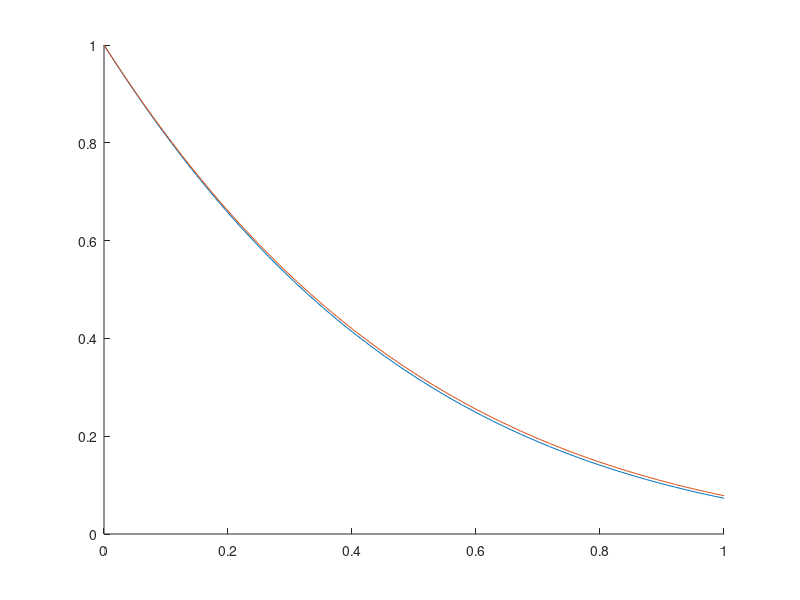

Write MATLAB code to recreate this figure.
% interval = [0, 1]

k = 1/64;
n = ceil(1 / k);

t = linspace(0, 1, n + 1);
x_vec = zeros(2, n + 1);

x_vec_ex = zeros(2, n + 1);
x_vec_ex(1, :) = exp(-2*t) .* cos(t);
x_vec_ex(2, :) = -exp(-2*t) .* sin(t);

x_vec(1, 1) = 1;  % x^0 = 1
x_vec(2, 1) = 0;  % y^0 = 1

mat = [1 + 2*k, -k; k, 1 + 2*k];

for i = 1:n
    x_vec(:, i + 1) = mat \ x_vec(:, i);
end

hold on;
plot(t, x_vec_ex(1, :));
plot(t, x_vec(1, :));